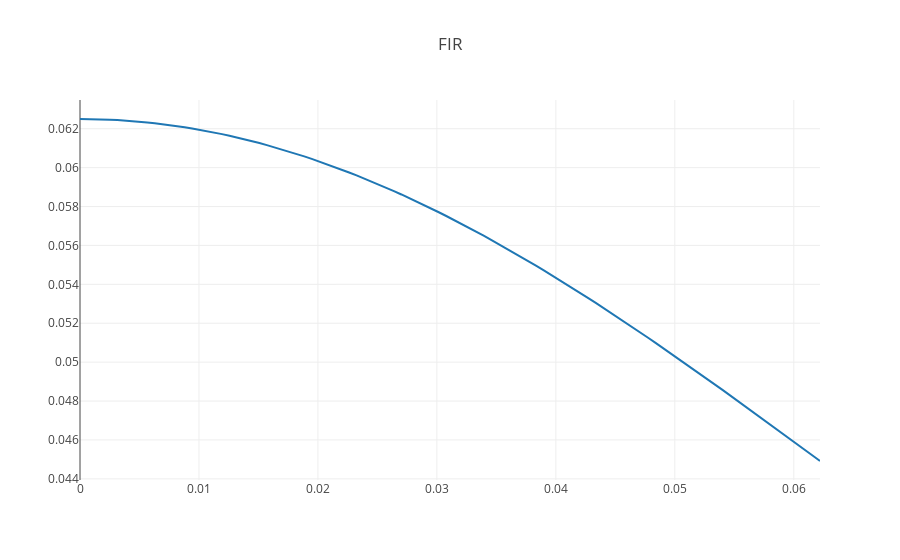

The cell this chart's notebook holds for it:
### Code cell
import cmath
filter = lambda f :npy.sum([cmath.exp(2*cmath.pi*f*1j*n*dt)*fir.weights[n] 
                            for n in range(fir.NbSamples)])

freq = [2*math.pi/T/100*nf for nf in range(100)]
ampl=[]
for f in freq:
    a = abs(filter(f))/fir.NbSamples
    ampl.append(a)
    
    # Make plotly work with Jupyter notebook using the plotly.js CDN
py.init_notebook_mode(connected=True)

trace1 = go.Scatter(
    x=freq,
    y=ampl,
    name='raw signal'
)

layout = go.Layout(
    title='FIR'
)

py.iplot({
    "data": [trace1],
    "layout": layout,
})
